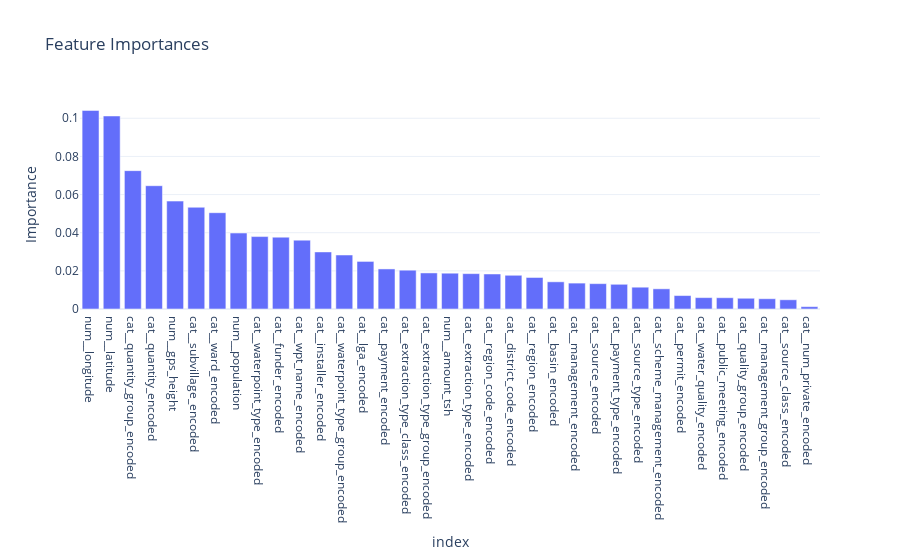

The cell this chart's notebook holds for it:
### Markdown cell above
Las variables con mayor importancia son las de longitud y latitud. Tambien se nota que por ejemplo la variable amount_tsh tiene un valor de importancia del 0.018, lo cual ya empieza a ser bastante bajo, esto se podria deber a lo que habiamos visto antes, que el 50% de los datos son valores en 0.

### Code cell
feature_importances = plot_feature_importance(model, X_train)

### Figure 1 — Plotly figure (JSON) as saved in the notebook; plotly's stock layout.template omitted (floating-point values rounded to 4 significant figures)
{"data": [{"hovertemplate": "index=%{x}<br>Importance=%{y}<extra></extra>", "legendgroup": "", "marker": {"color": "#636efa", "pattern": {"shape": ""}}, "name": "", "orientation": "v", "showlegend": false, "textposition": "auto", "type": "bar", "x": ["num__longitude", "num__latitude", "cat__quantity_group_encoded", "cat__quantity_encoded", "num__gps_height", "cat__subvillage_encoded", "cat__ward_encoded", "num__population", "cat__waterpoint_type_encoded", "cat__funder_encoded", "cat__wpt_name_encoded", "cat__installer_encoded", "cat__waterpoint_type_group_encoded", "cat__lga_encoded", "cat__payment_encoded", "cat__extraction_type_class_encoded", "cat__extraction_type_group_encoded", "num__amount_tsh", "cat__extraction_type_encoded", "cat__region_code_encoded", "cat__district_code_encoded", "cat__region_encoded", "cat__basin_encoded", "cat__management_encoded", "cat__source_encoded", "cat__payment_type_encoded", "cat__source_type_encoded", "cat__scheme_management_encoded", "cat__permit_encoded", "cat__water_quality_encoded", "cat__public_meeting_encoded", "cat__quality_group_encoded", "cat__management_group_encoded", "cat__source_class_encoded", "cat__num_private_encoded"], "xaxis": "x", "y": [0.1041, 0.1012, 0.07254, 0.06464, 0.05658, 0.05335, 0.0505, 0.03984, 0.03798, 0.03766, 0.03611, 0.02993, 0.02831, 0.02495, 0.02101, 0.02035, 0.01892, 0.01877, 0.01855, 0.01837, 0.01769, 0.01653, 0.01426, 0.01358, 0.01329, 0.01296, 0.01143, 0.01058, 0.007048, 0.005965, 0.005908, 0.005636, 0.005385, 0.004833, 0.001236], "yaxis": "y"}], "layout": {"barmode": "relative", "legend": {"tracegroupgap": 0}, "title": {"text": "Feature Importances"}, "xaxis": {"anchor": "y", "domain": [0, 1], "title": {"text": "index"}}, "yaxis": {"anchor": "x", "domain": [0, 1], "title": {"text": "Importance"}}}}
